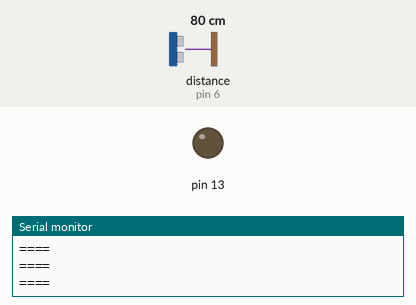
This sketch was run on a simulated Arduino Uno, built with avr-gcc and run on an emulated ATmega328P. Parts: output pins drawn as LEDs (lit = HIGH), the last lines printed to the serial monitor. Wiring (inferred from the names in the program): ultrasonic range finder: trigger pin 7; echo pin 6. The inputs (shaded band) are chosen by the test bench; at power-on: distance to the obstacle (sensor on pin 6) 80 cm. The echo pulse lasts 58.3 µs per cm; pins used as bus, display or sensor lines are not drawn.

Above: at 1.2 s.
1.3 s: distance to the obstacle (sensor on pin 6) set to 13 cm
3.5 s: distance to the obstacle (sensor on pin 6) set to 10 cm
At 4.8 s:
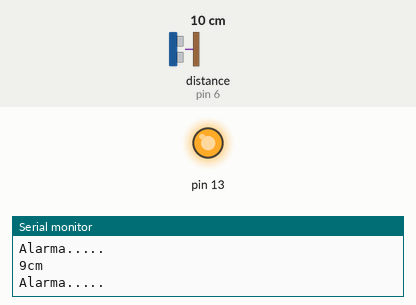
5.1 s: distance to the obstacle (sensor on pin 6) set to 18 cm
At 6.4 s:
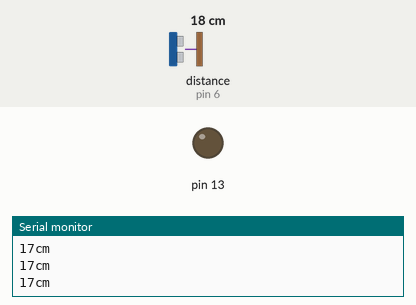
6.7 s: distance to the obstacle (sensor on pin 6) set to 2 cm
At 7.9 s:
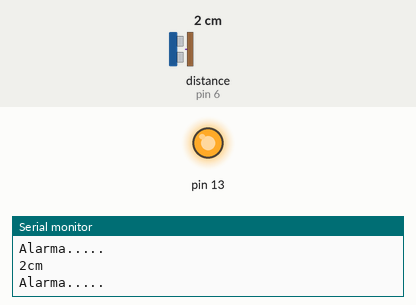
Timing chart, 0 to 9.3 s (numbered marks = the images above; inputs shaded):
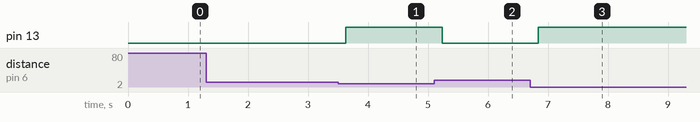

Measured:
- the behaviour switches between 12 and 11 cm on distance to the obstacle (sensor on pin 6) (found by bisection; images 0 and 1)
- after the input at 3.5 s, pin 13: LOW → HIGH after 0.13 s
- after the input at 5.1 s, pin 13: HIGH → LOW after 0.14 s
- after the input at 6.7 s, pin 13: LOW → HIGH after 0.14 s

The sketch:

sketch_may12a.ino
```cpp
#define Pecho 6
#define Ptrig 7
long duracion, distancia;


void setup() {
  Serial.begin(9600);
  pinMode(Pecho, INPUT);
  pinMode(Ptrig, OUTPUT);
  pinMode(13, 1);

}

void loop() {
 digitalWrite(Ptrig, LOW);
 delayMicroseconds(2);
 digitalWrite(Ptrig, HIGH);
 delayMicroseconds(10);
 digitalWrite(Ptrig, LOW);

 duracion = pulseIn(Pecho, HIGH);
 distancia = (duracion/2)/29;

 if(distancia>25 || distancia <=0){
  Serial.println("====");
  }else{
    Serial.print(distancia);
    Serial.println("cm");
    digitalWrite(13, 0);
  }

  if(distancia <= 10 && distancia>=1){
    digitalWrite(13,1);
    Serial.println("Alarma.....");
  }
  delay(400);
}
```
